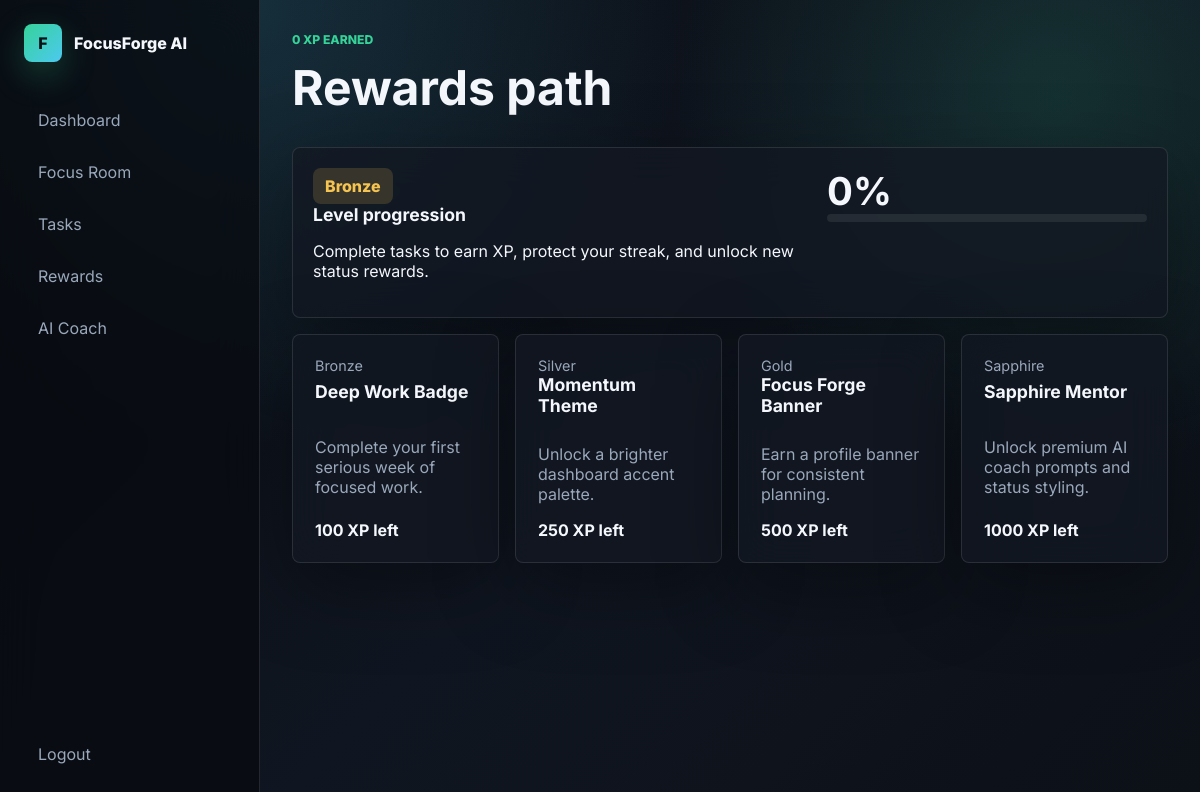
The page /rewards (signed in) on the database its author committed.
### tables this page shows
CREATE TABLE users (
        id INTEGER PRIMARY KEY AUTOINCREMENT,
        username TEXT NOT NULL UNIQUE,
        email TEXT NOT NULL UNIQUE,
        password_hash TEXT NOT NULL,
        xp INTEGER NOT NULL DEFAULT 0,
        level TEXT NOT NULL DEFAULT 'Bronze',
        created_at TEXT NOT NULL DEFAULT CURRENT_TIMESTAMP
    );

CREATE TABLE rewards (
        id INTEGER PRIMARY KEY AUTOINCREMENT,
        name TEXT NOT NULL UNIQUE,
        xp_required INTEGER NOT NULL,
        description TEXT NOT NULL,
        tier TEXT NOT NULL
    );

### app.py (the view)
@app.route("/rewards")
@login_required
def rewards():
    return render_template("rewards.html", **dashboard_context())

### app.py (called while the page is built, shortened)
def login_required(view):
    @wraps(view)
    def wrapped_view(*args, **kwargs):
        if "user_id" not in session:
            return redirect(url_for("login"))
        if current_user() is None:
            session.clear()
            flash("Your session expired. Please log in again.")
            return redirect(url_for("login"))
        return view(*args, **kwargs)
    return wrapped_view

def current_user():
    if "user_id" not in session:
        return None
    with get_db_connection() as conn:
        return conn.execute("SELECT * FROM users WHERE id = ?", (session["user_id"],)).fetchone()

def streak_stats(user_id):
    with get_db_connection() as conn:
        rows = conn.execute(
            "SELECT activity_date, completed_count FROM streaks WHERE user_id = ? ORDER BY activity_date DESC",
            (user_id,),
        ).fetchall()
    active_days = {parse_date(row["activity_date"]): row["completed_count"] for row in rows}
    cursor = date.today()
    current = 0
    while active_days.get(cursor, 0) > 0:
        current += 1
        cursor -= timedelta(days=1)
    best = 0
    run = 0
    previous = None
    return current, best

def calendar_days(user_id, span=35):
    start = date.today() - timedelta(days=span - 1)
    with get_db_connection() as conn:
        rows = conn.execute(
            "SELECT activity_date, completed_count FROM streaks WHERE user_id = ? AND activity_date >= ?",
            (user_id, start.isoformat()),
        ).fetchall()
    counts = {row["activity_date"]: row["completed_count"] for row in rows}
    return [
        {
            "date": (start + timedelta(days=offset)).isoformat(),
            "label": (start + timedelta(days=offset)).strftime("%d"),
            "count": counts.get((start + timedelta(days=offset)).isoformat(), 0),
            "today": start + timedelta(days=offset) == date.today(),
        }
        for offset in range(span)
    ]

### models/database.py (called while the page is built)
def get_db_connection():
    conn = sqlite3.connect(DATABASE_PATH)
    conn.row_factory = sqlite3.Row
    conn.execute("PRAGMA foreign_keys = ON")
    return conn

### templates/rewards.html (shortened to what this page needs)
{% extends "base.html" %}
{% block content %}
<header class="page-header">
    <div>
        <p class="eyebrow">{{ user.xp }} XP earned</p>
        <h1>Rewards path</h1>
    </div>
</header>
<section class="reward-hero panel">
    <div>
        <span class="tier-pill">{{ user.level }}</span>
        <h2>Level progression</h2>
        <p>Complete tasks to earn XP, protect your streak, and unlock new status rewards.</p>
    </div>
    <div class="level-meter">
        <strong>{{ level_progress }}%</strong>
        <div class="progress"><span style="width: {{ level_progress }}%"></span></div>
    </div>
</section>
<section class="rewards-grid">
    {% for reward in rewards %}
    <article class="reward-card {% if user.xp >= reward.xp_required %}unlocked{% endif %}">
        <span>{{ reward.tier }}</span>
        <h2>{{ reward.name }}</h2>
        <p>{{ reward.description }}</p>
        <strong>{% if user.xp >= reward.xp_required %}Unlocked{% else %}{{ reward.xp_required - user.xp }} XP left{% endif %}</strong>
    </article>
    {% endfor %}
</section>
{% endblock %}

### templates/base.html (shortened to what this page needs)
<!DOCTYPE html>
<html lang="en">
<head>
    <link rel="stylesheet" href="{{ url_for('static', filename='css/style.css') }}">
</head>
<body>
    <div class="app-shell">
        {% if session.get("user_id") %}
        <aside class="sidebar">
            <a class="brand compact" href="{{ url_for('dashboard') }}">
                <span class="brand-mark">F</span>
                <span>FocusForge AI</span>
            </a>
            <nav class="side-nav">
                <a href="{{ url_for('dashboard') }}">Dashboard</a>
                <a href="{{ url_for('focusroom') }}">Focus Room</a>
                <a href="{{ url_for('tasks') }}">Tasks</a>
                <a href="{{ url_for('rewards') }}">Rewards</a>
                <a href="{{ url_for('chatbot') }}">AI Coach</a>
            </nav>
            <a class="logout-link" href="{{ url_for('logout') }}">Logout</a>
        </aside>
        {% endif %}
        <main class="{% if session.get('user_id') %}main-panel{% else %}public-panel{% endif %}">
            {% block content %}{% endblock %}
        </main>
    </div>
</body>
</html>

### static/css/style.css (style rules this page uses)
:root { color-scheme: dark; --bg: #080b10; --panel: rgba(18, 24, 34, 0.78); --panel-strong: rgba(25, 34, 48, 0.92); --line: rgba(255, 255, 255, 0.11); --text: #f4f7fb; --muted: #9aa8bb; --green: #36d399; --cyan: #4cc9f0; --amber: #f5c451; --rose: #fb7185; --violet: #a78bfa; --shadow: 0 24px 80px rgba(0, 0, 0, 0.36); }
* { box-sizing: border-box; }
body { margin: 0; min-height: 100vh; background: radial-gradient(circle at 20% 0%, rgba(76, 201, 240, 0.18), transparent 28rem), radial-gradient(circle at 88% 12%, rgba(54, 211, 153, 0.14), transparent 24rem), linear-gradient(135deg, #080b10 0%, #101621 54%, #0c1017 100%); color: var(--text); font-family: Inter, system-ui, -apple-system, BlinkMacSystemFont, "Segoe UI", sans-serif; letter-spacing: 0; }
a { color: inherit; text-decoration: none; }
.app-shell { min-height: 100vh; display: flex; }
.sidebar { position: sticky; top: 0; width: 260px; height: 100vh; padding: 24px; border-right: 1px solid var(--line); background: rgba(8, 11, 16, 0.76); backdrop-filter: blur(22px); display: flex; flex-direction: column; gap: 28px; }
.brand { display: inline-flex; align-items: center; gap: 12px; font-weight: 800; }
.brand.compact { margin-bottom: 8px; }
.brand-mark { display: grid; place-items: center; width: 38px; height: 38px; border-radius: 8px; background: linear-gradient(135deg, var(--green), var(--cyan)); color: #071017; box-shadow: 0 12px 34px rgba(54, 211, 153, 0.25); }
.side-nav { display: grid; gap: 8px; }
.side-nav a, .logout-link { padding: 12px 14px; border-radius: 8px; color: var(--muted); transition: 0.2s ease; }
.logout-link { margin-top: auto; }
.main-panel { flex: 1; padding: 32px; overflow: hidden; }
.hero-content h1, .auth-card h1, .page-header h1 { margin: 18px 0 12px; font-size: clamp(2.4rem, 5vw, 5.6rem); line-height: 0.96; letter-spacing: 0; }
.hero-board, .panel, .auth-card, .focus-stage, .metric-card, .reward-card { border: 1px solid var(--line); background: var(--panel); backdrop-filter: blur(20px); box-shadow: var(--shadow); border-radius: 8px; }
.preview-top, .panel-title, .page-header, .leaderboard div, .task-item, .task-row { display: flex; align-items: center; justify-content: space-between; gap: 16px; }
.auth-card p, .empty, .reward-card p, .focus-side, .form-note, small { color: var(--muted); }
.page-header { margin-bottom: 24px; }
.page-header h1 { font-size: clamp(2rem, 4vw, 4rem); }
.eyebrow { color: var(--green); margin: 0; font-weight: 800; text-transform: uppercase; font-size: 0.76rem; }
.metric-card span, .reward-card span, .panel-title span { color: var(--muted); font-size: 0.9rem; }
.progress { width: 100%; height: 8px; border-radius: 999px; overflow: hidden; background: rgba(255, 255, 255, 0.08); }
.panel { padding: 20px; }
.panel h2, .reward-card h2, .focus-side h2 { margin: 0 0 12px; font-size: 1.1rem; }
.reward-hero { display: flex; justify-content: space-between; gap: 24px; margin-bottom: 16px; }
.tier-pill { display: inline-flex; padding: 8px 12px; border-radius: 8px; background: rgba(245, 196, 81, 0.16); color: var(--amber); font-weight: 800; }
.level-meter { min-width: min(320px, 100%); }
.level-meter strong { font-size: 2.4rem; }
.rewards-grid { display: grid; grid-template-columns: repeat(4, minmax(0, 1fr)); gap: 16px; }
.reward-card { padding: 22px; min-height: 220px; display: grid; align-content: space-between; }

### rows shown on the page
users: xp "0", level "Bronze"
rewards: tier "Bronze", name "Deep Work Badge", description "Complete your first serious week of focused work.", reward.xp_required-user.xp "100"
rewards: tier "Silver", name "Momentum Theme", description "Unlock a brighter dashboard accent palette.", reward.xp_required-user.xp "250"
rewards: tier "Gold", name "Focus Forge Banner", description "Earn a profile banner for consistent planning.", reward.xp_required-user.xp "500"
rewards: tier "Sapphire", name "Sapphire Mentor", description "Unlock premium AI coach prompts and status styling.", reward.xp_required-user.xp "1000"

### other values the page prints
{{ level_progress }} "0"
